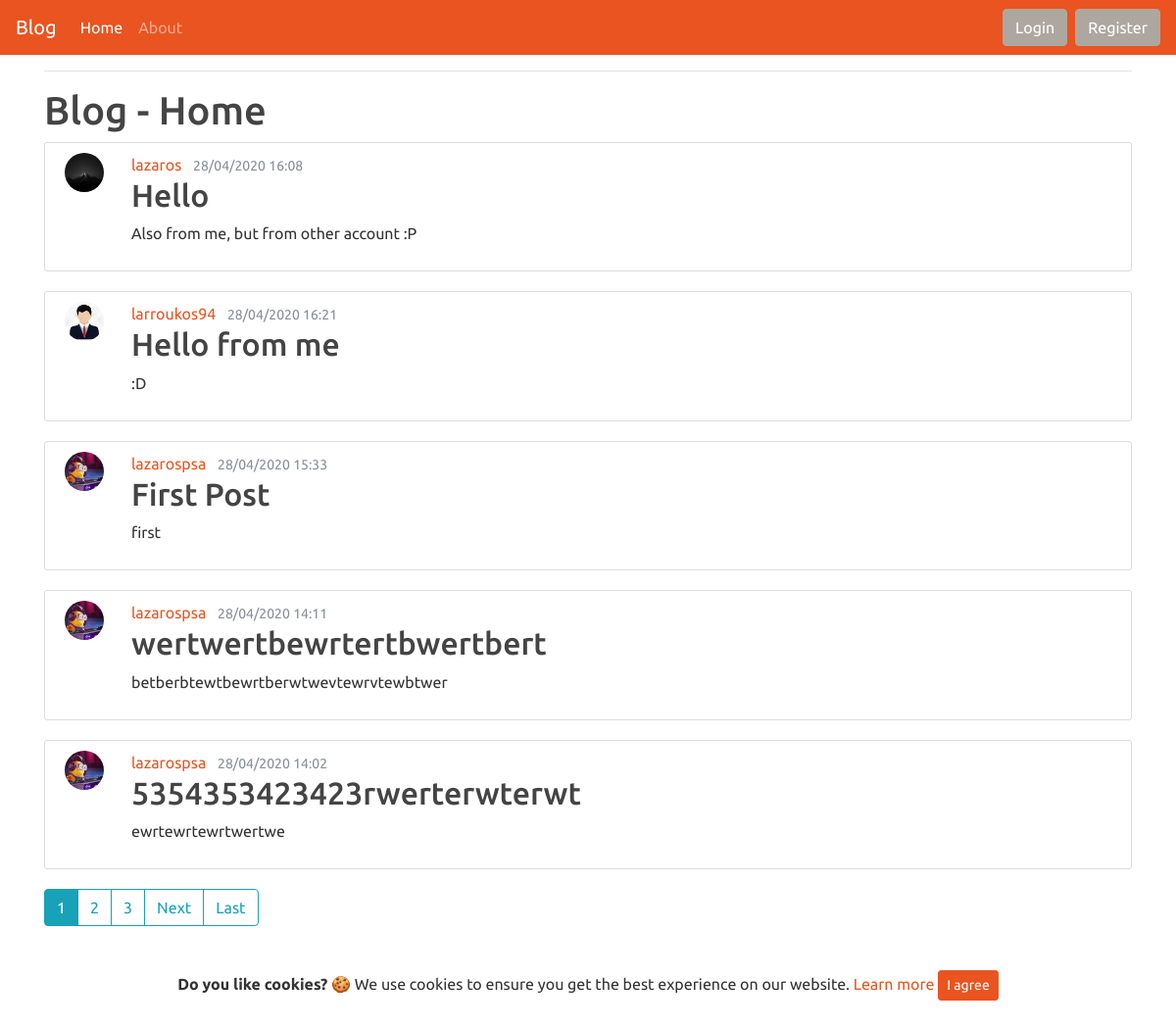
The page / on the database its author committed.
### blog/models.py (models this page shows, shortened)
class Post(models.Model):
    title = models.CharField(max_length=50)
    content = models.TextField()
    date_posted = models.DateTimeField(default=timezone.now)
    author = models.ForeignKey(User, on_delete=models.CASCADE)

### users/models.py (models this page shows, shortened)
class Profile(models.Model):
    user = models.OneToOneField(User, on_delete=models.CASCADE) #vazoume to original model
    photoprofile = models.ImageField(default='default.jpg',upload_to='profile_pictures') #sthn metavlhth photoprofile orizoume default eikona thn default.jpg kai vazoume upload_to ton fakelo opou 9a apo9hkeuontai

### blog/views.py (the view)
# urls.py: path('', PostListView.as_view(), name='blog-home'), #apo views.home to alla3a se PostListView.as_view()
class PostListView(ListView):
    model = Post
    template_name = 'blog/home.html'
    context_object_name = 'posts'
    ordering = ['-date_posted'] # ta ta3inomei prwta einai auta p grapsame pio prosfata (automata me to onoma ordering)
    paginate_by = 5

### blog/templates/blog/home.html (shortened to what this page needs)
{% extends 'blog/base.html' %}
{% block content %}
    <h1>Blog - Home</h1>
    {% for post in posts %}
      <article class="media content-section">
        <a class="mr-2" href="{% url 'user-posts' post.author.username %}">
        <img style="height:40px;max-width:40px;margin-right: 20px;" class="rounded-circle account-img" src="{{ post.author.profile.photoprofile.url }}">
        </a>
        <div class="media-body">
              <div class="article-metadata">
                <a class="mr-2" href="{% url 'user-posts' post.author.username %}">{{ post.author }}</a>
                <small class="text-muted">{{ post.date_posted|date:"d/m/Y H:s" }}</small>
              </div>
              <h2><a class="article-title" href="{% url 'post-detail' post.id %}">{{ post.title }}</a></h2>
              <p class="article-content">{{ post.content }}</p>
            </div>
          </article>
    {% endfor %}
    <div class="btn-toolbar" role="toolbar" aria-label="Toolbar with button groups">
      <div class="btn-group mr-2" role="group" aria-label="First group">
    {% if is_paginated %}
      {% for num in page_obj.paginator.page_range %}
        {% if page_obj.number == num %}
          <a class="btn btn-info mb-4" href="?page={{ num }}">{{ num }}</a>
        {% elif num > page_obj.number|add:'-3' and num < page_obj.number|add:'3' %}
          <a class="btn btn-outline-info mb-4" href="?page={{ num }}">{{ num }}</a>
        {% endif %}
      {% endfor %}
        {% if page_obj.has_next %}
        <a class="btn btn-outline-info mb-4" href="?page={{ page_obj.next_page_number }}">Next</a>
        <a class="btn btn-outline-info mb-4" href="?page={{ page_obj.paginator.num_pages }}">Last</a>
        {% endif %}
    {% endif %}
    </div>
    </div>
{% endblock %}

### blog/templates/blog/base.html (shortened to what this page needs)
{% load static %}
<!DOCTYPE html>
<html lang="en">
<head>
    <link rel="stylesheet" typy="text/css" href="{% static 'blog/main.css' %}">
    <link href="https://stackpath.bootstrapcdn.com/bootswatch/4.4.1/united/bootstrap.min.css" rel="stylesheet">
    <link rel="stylesheet" href="https://cdn.jsdelivr.net/gh/Wruczek/Bootstrap-Cookie-Alert@gh-pages/cookiealert.css">
  </head>
<body>
    <nav class="navbar navbar-expand-lg navbar-dark bg-primary">
        <a class="navbar-brand" href="{% url 'blog-home' %}">Blog</a>
        <div class="collapse navbar-collapse" id="navbarColor01">
          <ul class="navbar-nav mr-auto">
            <li class="nav-item active">
              <a class="nav-link" href="{% url 'blog-home' %}">Home <span class="sr-only">(current)</span></a>
            </li>
            <li class="nav-item">
              <a class="nav-link" href="{% url 'blog-about' %}">About</a>
            </li>
          </ul>
          {% if user.is_authenticated %}
          <!--<ul class="nav nav-pills">
          <li class="nav-item dropdown ">
          <a class="nav-link dropdown-toggle" data-toggle="dropdown" href="#" role="button" aria-haspopup="true" aria-expanded="true">Account</a>
          <div class="dropdown-menu " style="position: absolute; transform: translate3d(0px, 40px, 0px); top: 0px; left: 0px; will-change: transform;" x-placement="bottom-start">
            <a class="dropdown-item" href="/profile">Settings</a>
            <div class="dropdown-divider"></div>
            <a class="dropdown-item" href="/logout">Logout</a>
          </div></li></ul>-->
          <form  class="mr-2" action="/profile">
            <button class="btn btn-secondary my-2 my-sm-0" type="submit">Profile</button>
          </form>
          <form class="form-inline my-2 my-lg-0" action="/logout">
            <button class="btn btn-secondary my-2 my-sm-0" type="submit">Logout</button>
          </form>
          {% else %}
          <form class="mr-2" action="/login">
            <button class="btn btn-secondary my-2 my-sm-0" type="submit">Login</button>
          </form>
          <form action="/register">
            <button class="btn btn-secondary my-2 my-sm-0" type="submit">Register</button>
          </form>
          {% endif %}
        </div>
      </nav>
    <div class="container my-2">
        <hr id="section1">
        {% block content %}
        {% endblock %}
    </div>
        <div class="alert text-center cookiealert" role="alert">
            <b>Do you like cookies?</b> &#x1F36A; We use cookies to ensure you get the best experience on our website. <a href="/cookies" target="_blank">Learn more</a>
            <button type="button" class="btn btn-primary btn-sm acceptcookies" aria-label="Close">
                I agree
            </button>
        </div>
</body>
</html>

### blog/static/blog/main.css (style rules this page uses)
body { background: #fafafa; color: #333333; margin-top: 5rem; }
h1, h2, h3, h4, h5, h6 { color: #444444; }
ul { margin: 0; }
.content-section { background: #ffffff; padding: 10px 20px; border: 1px solid #dddddd; border-radius: 3px; margin-bottom: 20px; }
.article-title { color: #444444; }

### rows shown on the page
Post: author.profile.photoprofile (picture), author "lazaros", date_posted "28/04/2020 16:08", title "Hello", content "Also from me, but from other account :P"
Post: author.profile.photoprofile (placeholder picture), author "larroukos94", date_posted "28/04/2020 16:21", title "Hello from me", content ":D"
Post: author.profile.photoprofile (picture), author "lazarospsa", date_posted "28/04/2020 15:33", title "First Post", content "first"
Post: author.profile.photoprofile (picture), author "lazarospsa", date_posted "28/04/2020 14:11", title "wertwertbewrtertbwertbert", content "betberbtewtbewrtberwtwevtewrvtewbtwer"
Post: author.profile.photoprofile (picture), author "lazarospsa", date_posted "28/04/2020 14:02", title "5354353423423rwerterwterwt", content "ewrtewrtewrtwertwe"

### other values the page prints
{{ num }} "1"
{{ num }} "2" "3"
